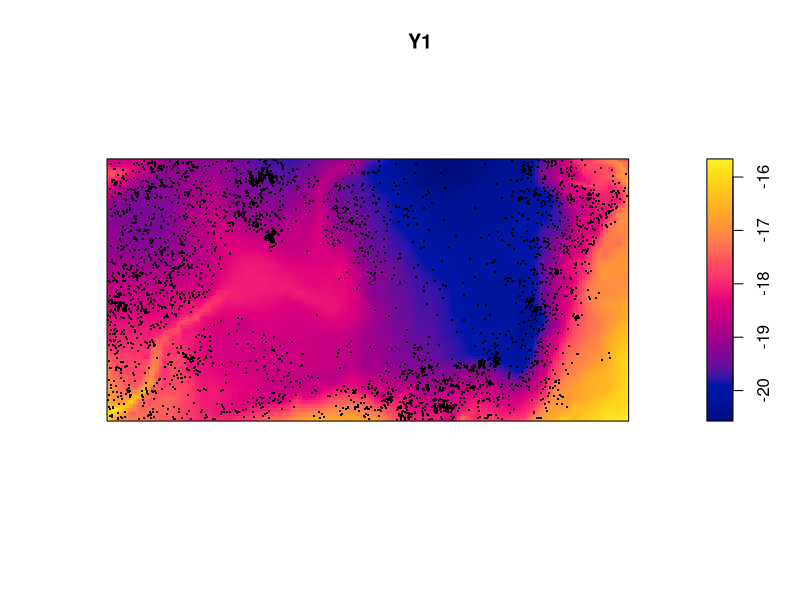
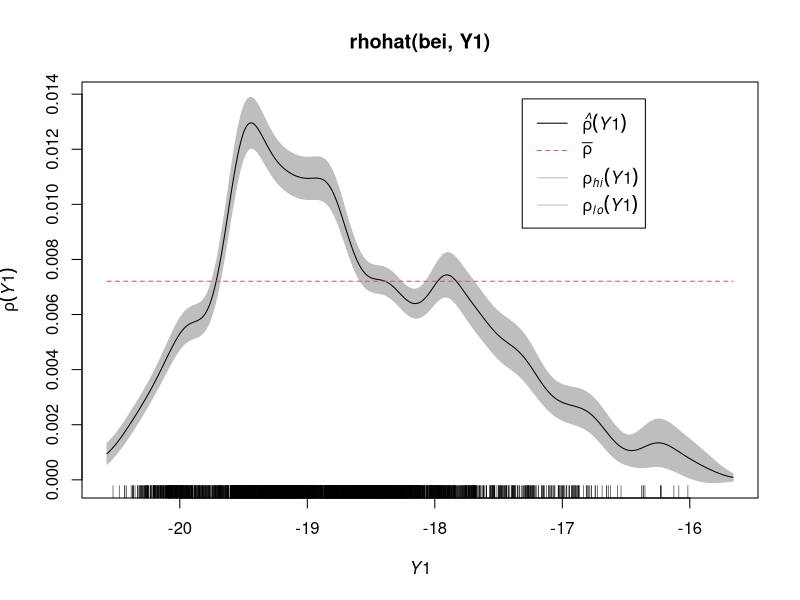

Reproduce these figures in R, in order.
library(spatstat)


### Name: sdr
### Title: Sufficient Dimension Reduction
### Aliases: sdr sdr.ppp
### Keywords: spatial multivariate

### ** Examples

   A <- sdr(bei, bei.extra, predict=TRUE)
   A
   Y1 <- A$Y[[1]]
   plot(Y1)
   points(bei, pch=".", cex=2)
   # investigate likely form of dependence
   plot(rhohat(bei, Y1))
